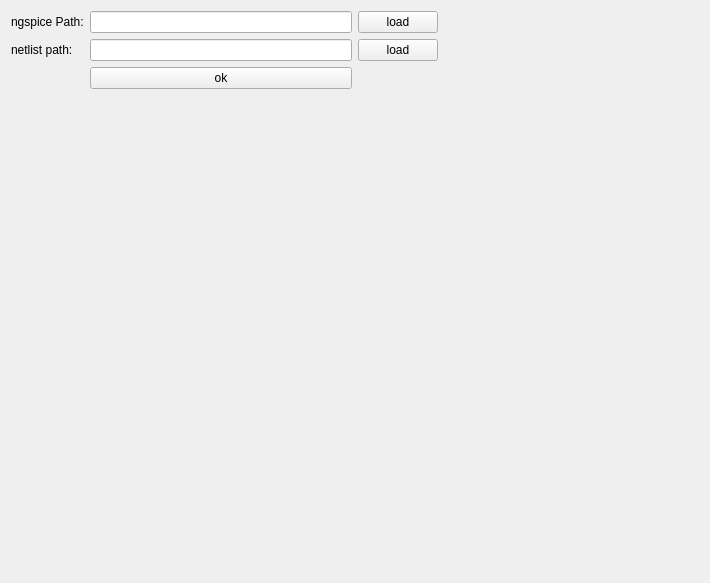
<?xml version="1.0" encoding="UTF-8"?>
<ui version="4.0">
 <class>StSettingSpiceSolverDialog</class>
 <widget class="QWidget" name="StSettingSpiceSolverDialog">
  <property name="geometry">
   <rect>
    <x>0</x>
    <y>0</y>
    <width>710</width>
    <height>583</height>
   </rect>
  </property>
  <property name="windowTitle">
   <string>Form</string>
  </property>
  <layout class="QGridLayout" name="gridLayout">
   <item row="1" column="1">
    <widget class="QLineEdit" name="lineEdit_netlist"/>
   </item>
   <item row="3" column="1">
    <spacer name="verticalSpacer">
     <property name="orientation">
      <enum>Qt::Orientation::Vertical</enum>
     </property>
     <property name="sizeHint" stdset="0">
      <size>
       <width>20</width>
       <height>453</height>
      </size>
     </property>
    </spacer>
   </item>
   <item row="0" column="3">
    <spacer name="horizontalSpacer">
     <property name="orientation">
      <enum>Qt::Orientation::Horizontal</enum>
     </property>
     <property name="sizeHint" stdset="0">
      <size>
       <width>246</width>
       <height>20</height>
      </size>
     </property>
    </spacer>
   </item>
   <item row="0" column="0">
    <widget class="QLabel" name="label">
     <property name="text">
      <string>ngspice Path:</string>
     </property>
    </widget>
   </item>
   <item row="1" column="0">
    <widget class="QLabel" name="label_2">
     <property name="text">
      <string>netlist path:</string>
     </property>
    </widget>
   </item>
   <item row="0" column="1">
    <widget class="QLineEdit" name="lineEdit_spiceSolver"/>
   </item>
   <item row="0" column="2">
    <widget class="QPushButton" name="pushButton_spiceSolver">
     <property name="text">
      <string>load</string>
     </property>
    </widget>
   </item>
   <item row="1" column="2">
    <widget class="QPushButton" name="pushButton_netlist">
     <property name="text">
      <string>load</string>
     </property>
    </widget>
   </item>
   <item row="2" column="1">
    <widget class="QPushButton" name="pushButton_ok">
     <property name="text">
      <string>ok</string>
     </property>
    </widget>
   </item>
  </layout>
 </widget>
 <resources/>
 <connections/>
</ui>
